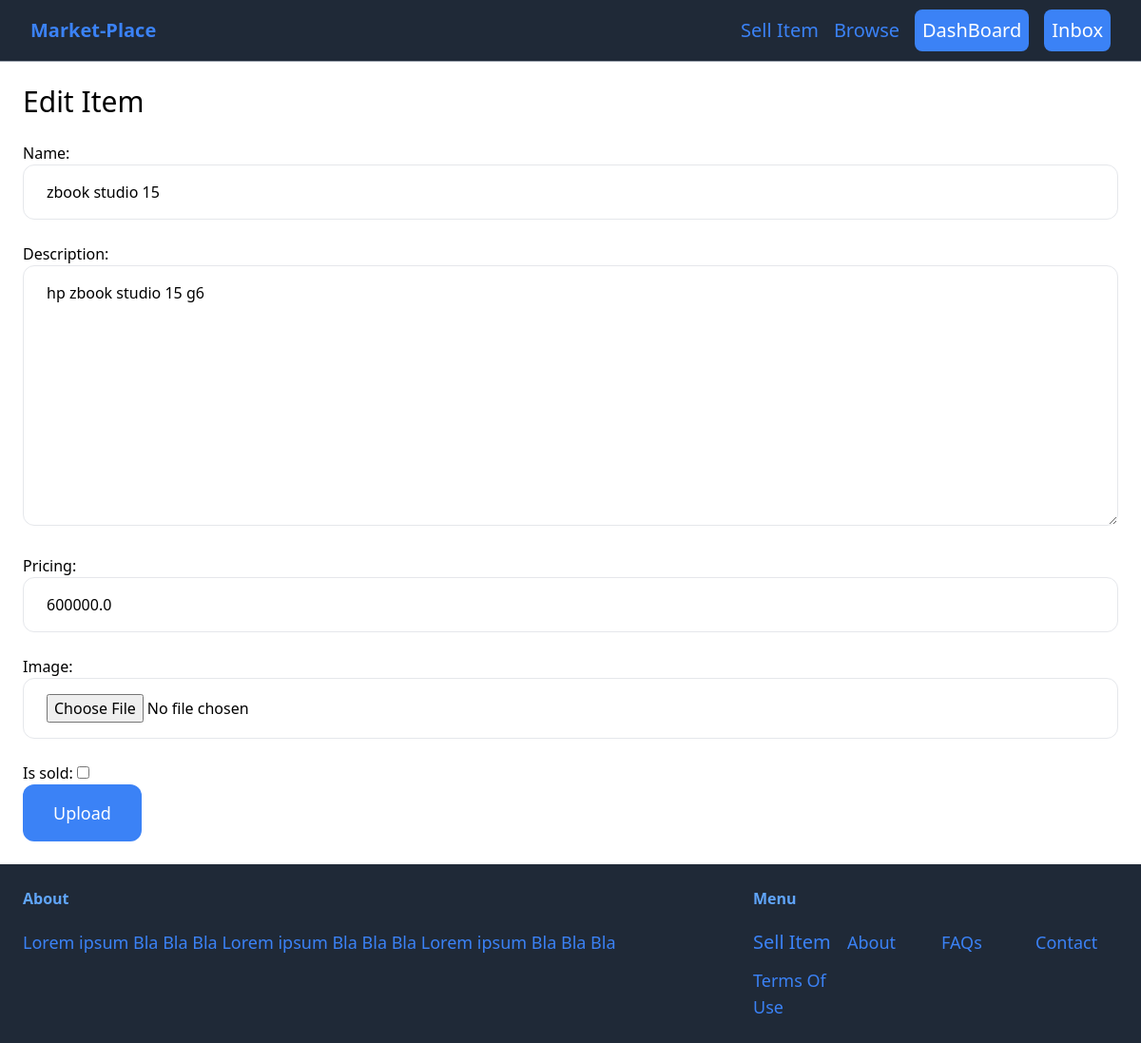
The app's page /items/2/edit/ (signed in) with its own data.
### item/models.py (models this page shows, shortened)
class Item(models.Model):
    category = models.ForeignKey(Category, related_name='items', on_delete=models.CASCADE)
    name = models.CharField(max_length=255)
    description = models.TextField(blank=True, null=True)
    pricing = models.FloatField()
    image = models.ImageField(upload_to='item_images', blank=True, null=True)
    is_sold = models.BooleanField(default=False)
    created_by = models.ForeignKey(User, related_name='items', on_delete=models.CASCADE)
    created_at = models.DateTimeField(auto_now_add=True)

### item/views.py (the view)
# urls.py: path('<int:pk>/edit/', views.edit_item, name='edit_item')
def edit_item(request, pk):
    item = get_object_or_404(Item, pk=pk, created_by=request.user)
    if request.method == 'POST':
        form = EditItemForm(request.POST, request.FILES, instance=item)
        if form.is_valid():
            form.save()
            return redirect('item:detail', pk=item.id)
    else:
        form = EditItemForm(instance=item)
    return render(request, 'item/form.html', {
        'form':form,
        'title':'Edit Item'
    })

### item/forms.py
class EditItemForm(forms.ModelForm):
    class Meta:
        model = Item
        fields = ('name', 'description', 'pricing', 'image', 'is_sold')
        widgets = {
            'name':forms.TextInput(attrs={
                'class':CLASSES
            }),
            'description':forms.Textarea(attrs={
                'class':CLASSES
            }),
            'pricing':forms.TextInput(attrs={
                'class':CLASSES
            }),
            'image':forms.FileInput(attrs={
                'class':CLASSES
            })
        }

### item/templates/item/form.html (shortened to what this page needs)
{% extends 'marketplace/base.html' %}
{% block content %}
    <h1 class="mb-6 text-3xl">{{ title }}</h1>
    <form action="." method="post" enctype="multipart/form-data">
        <div class="space-y-4">
            {{ form.as_p }}
        </div>
        <button class="py-4 px-8 mx-auto text-lg bg-blue-500 hover:bg-blue-800 rounded-xl text-white">Upload</button>
    </form>
{% endblock %}

### records on screen
Item: name "zbook studio 15", description "hp zbook studio 15 g6", pricing "600000.0"

### other values on screen
{{ title }} "Edit Item"
